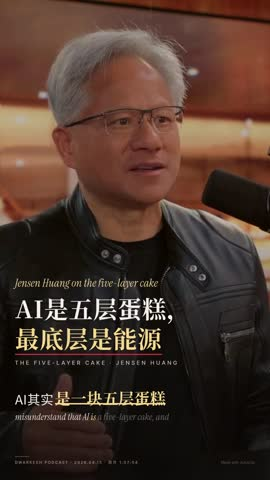
#> input picture scripts/fixtures/editing-style/editorial.jpg, 270 x 480 px
$ python render_title_six.py --source fixtures/editing-style/classic.jpg --reference fixtures/editing-style/editorial.jpg --baseline fixtures/editing-style/editorial.jpg --comic-baseline fixtures/editing-style/editorial.jpg --output out.png
#> lines starting #> are read from the running program, lines starting #| are printed output that depends on the picture
"""Render first-release six-preset review using production FFmpeg, without model calls."""
import argparse
import json
import os
from pathlib import Path
import shutil
import subprocess
import sys
import tempfile
sys.path.insert(0,str(Path(__file__).resolve().parents[1]))
from PIL import Image,ImageDraw

STYLES=[('comic','Comic Impact'),('neon','Neon Challenge'),('arena','Arena Cut'),('pixel','Pixel Arcade'),('editorial','Editorial'),('frosted','Frosted Caption Card')]
CROPS=[(36,89,362,691),(382,89,705,691),(724,89,1050,691),(36,754,362,1357),(382,754,705,1357),(724,754,1050,1357)]


def main():
    p=argparse.ArgumentParser(description=__doc__)
    for name in ['source','reference','baseline','comic-baseline','output']:p.add_argument('--'+name,type=Path,required=True)
    p.add_argument('--styles',nargs='+',choices=[s[0] for s in STYLES],default=[s[0] for s in STYLES])
    args=p.parse_args();out=args.output;out.mkdir(parents=True,exist_ok=True)
    ref=Image.open(args.reference)
#> ref is the input picture: PIL image 270x480 RGB; mean R, G, B 74.4, 53.5, 43.7
    shutil.copy2(args.reference,out/'design-reference.png')
    with tempfile.TemporaryDirectory(prefix='autovideoclip-six-review-') as data:
        os.environ['AUTOVIDEOCLIP_DATA_DIR']=data
        from backend.services.studio.models import Draft,Scene
        from backend.services.studio.render import render_draft
        from backend.services.studio.store import directory
        from backend.services.studio.title_art import font_for
        from backend.utils.ffmpeg_utils import get_ffmpeg_path
        directory('review').mkdir(parents=True)
#> (this line was passed over: backend is not available in this run)
        prior=json.loads((out/'evidence.json').read_text()) if (out/'evidence.json').exists() else []
        evidence=[e for e in prior if e['draft']['title_style'] not in args.styles]
        board=Image.new('RGB',(1200,1170),'#111821');d=ImageDraw.Draw(board)
#> after `board = Image.new('RGB', (1200, 1170), '#111821')`:
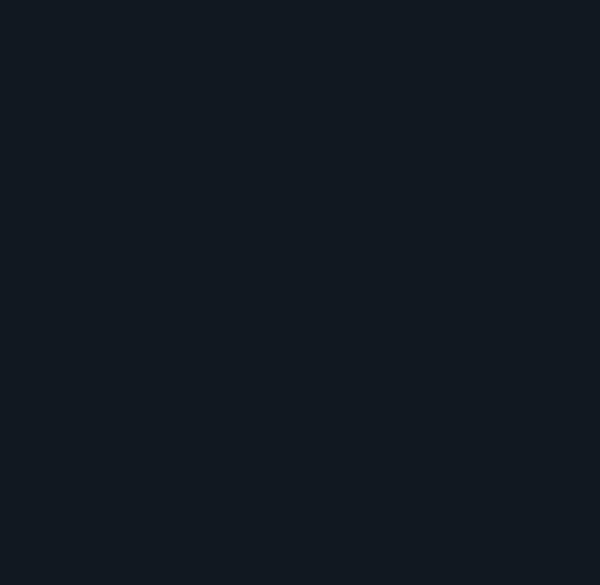
#> board: PIL image 1200x1170 RGB (shown at 1/2 size); mean R, G, B 17, 24, 33
        for i,(style,label) in enumerate(STYLES):
            for lang,hook in [('en','CAN YOU\nESCAPE?'),('zh','\u4f60\u80fd\u9003\u51fa\n\u8fd9\u91cc\u5417\uff1f')]:
                key=f'{style}-{lang}'
                if style not in args.styles:continue
                draft=Draft(id=key,title=label,hook=hook,title_style=style,title_template_version=6,aspect='portrait',layout='crop',subtitles=False,scenes=[Scene(id='a',start=8,end=14),Scene(id='b',start=16,end=20)])
                result=render_draft('review',args.source,draft,key,lambda _:None)
                video=out/f'{key}.mp4';shutil.copy2(directory('review')/'output/studio'/video.name,video)
                subprocess.run([get_ffmpeg_path(),'-v','error','-ss','1','-i',str(video),'-frames:v','1','-y',str(out/f'{key}.jpg')],check=True)
                evidence.append({'file':video.name,'draft':draft.model_dump(),'result':result})
                print(key,result,flush=True)
            previous=args.comic_baseline/'comic-v5' if style=='comic' else args.baseline/f'{style}-v3'
            for suffix in ['.mp4','.jpg']:shutil.copy2(str(previous)+suffix,out/f'{style}-old{suffix}')
            panel=ref.crop(CROPS[i]);panel.save(out/f'{style}-reference.jpg',quality=95)
            comparison=Image.new('RGB',(1500,520),'#111821');cd=ImageDraw.Draw(comparison)
            for col,name in enumerate(['Design reference','Approved comic' if style=='comic' else 'Previous round','Current version']):
                cd.text((col*500+16,12),name,font=font_for(name,28),fill='white')
            comparison.paste(panel.crop((0,0,panel.width,round(panel.width*.86))).resize((480,413)),(10,65))
            for col,key in [(1,'old'),(2,'en')]:
                image=Image.open(out/f'{style}-{key}.jpg')
                comparison.paste(image.crop((0,0,1080,929)).resize((480,413)),(col*500+10,65))
            comparison.save(out/f'{style}-comparison.jpg',quality=95)
            x=(i%3)*400;y=(i//3)*585
            d.text((x+15,y+10),f'{i+1:02} {label}',font=font_for(label,27),fill='white')
            frame=Image.open(out/f'{style}-en.jpg').crop((0,0,1080,1450)).resize((390,524))
            board.paste(frame,(x+5,y+51))
        board.save(out/'contact.jpg',quality=95)
        (out/'evidence.json').write_text(json.dumps(evidence,ensure_ascii=False,indent=2))
    shutil.copy2(Path(__file__).with_name('title_six_review.html'),out/'index.html')
    print(out/'index.html',flush=True)

if __name__=='__main__':main()
#> (the call stopped at in main, `draft=Draft(id=key,title=label,hook=hook,title_style=style,title_templ..`: backend is not available in this run)
